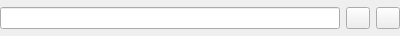
<?xml version="1.0" encoding="UTF-8"?>
<ui version="4.0">
 <class>FormDatePicker</class>
 <widget class="QWidget" name="FormDatePicker">
  <property name="geometry">
   <rect>
    <x>0</x>
    <y>0</y>
    <width>400</width>
    <height>36</height>
   </rect>
  </property>
  <property name="sizePolicy">
   <sizepolicy hsizetype="Preferred" vsizetype="Fixed">
    <horstretch>0</horstretch>
    <verstretch>0</verstretch>
   </sizepolicy>
  </property>
  <property name="minimumSize">
   <size>
    <width>0</width>
    <height>30</height>
   </size>
  </property>
  <property name="maximumSize">
   <size>
    <width>16777215</width>
    <height>36</height>
   </size>
  </property>
  <property name="windowTitle">
   <string>Date Picker</string>
  </property>
  <layout class="QHBoxLayout" name="horizontalLayout">
   <property name="leftMargin">
    <number>0</number>
   </property>
   <property name="topMargin">
    <number>0</number>
   </property>
   <property name="rightMargin">
    <number>0</number>
   </property>
   <property name="bottomMargin">
    <number>0</number>
   </property>
   <item>
    <widget class="QLineEdit" name="lineEditDate"/>
   </item>
   <item>
    <widget class="QPushButton" name="pushButtonCalendar">
     <property name="sizePolicy">
      <sizepolicy hsizetype="Fixed" vsizetype="Fixed">
       <horstretch>0</horstretch>
       <verstretch>0</verstretch>
      </sizepolicy>
     </property>
     <property name="maximumSize">
      <size>
       <width>24</width>
       <height>16777215</height>
      </size>
     </property>
     <property name="text">
      <string/>
     </property>
     <property name="icon">
      <iconset resource="../genealogymaker.qrc">
       <normaloff>:/images/appointment-new.png</normaloff>:/images/appointment-new.png</iconset>
     </property>
    </widget>
   </item>
   <item>
    <widget class="QPushButton" name="pushButtonClear">
     <property name="sizePolicy">
      <sizepolicy hsizetype="Fixed" vsizetype="Fixed">
       <horstretch>0</horstretch>
       <verstretch>0</verstretch>
      </sizepolicy>
     </property>
     <property name="maximumSize">
      <size>
       <width>24</width>
       <height>16777215</height>
      </size>
     </property>
     <property name="text">
      <string/>
     </property>
     <property name="icon">
      <iconset resource="../genealogymaker.qrc">
       <normaloff>:/images/edit-clear.png</normaloff>:/images/edit-clear.png</iconset>
     </property>
    </widget>
   </item>
  </layout>
 </widget>
 <resources>
  <include location="../genealogymaker.qrc"/>
 </resources>
 <connections/>
</ui>
